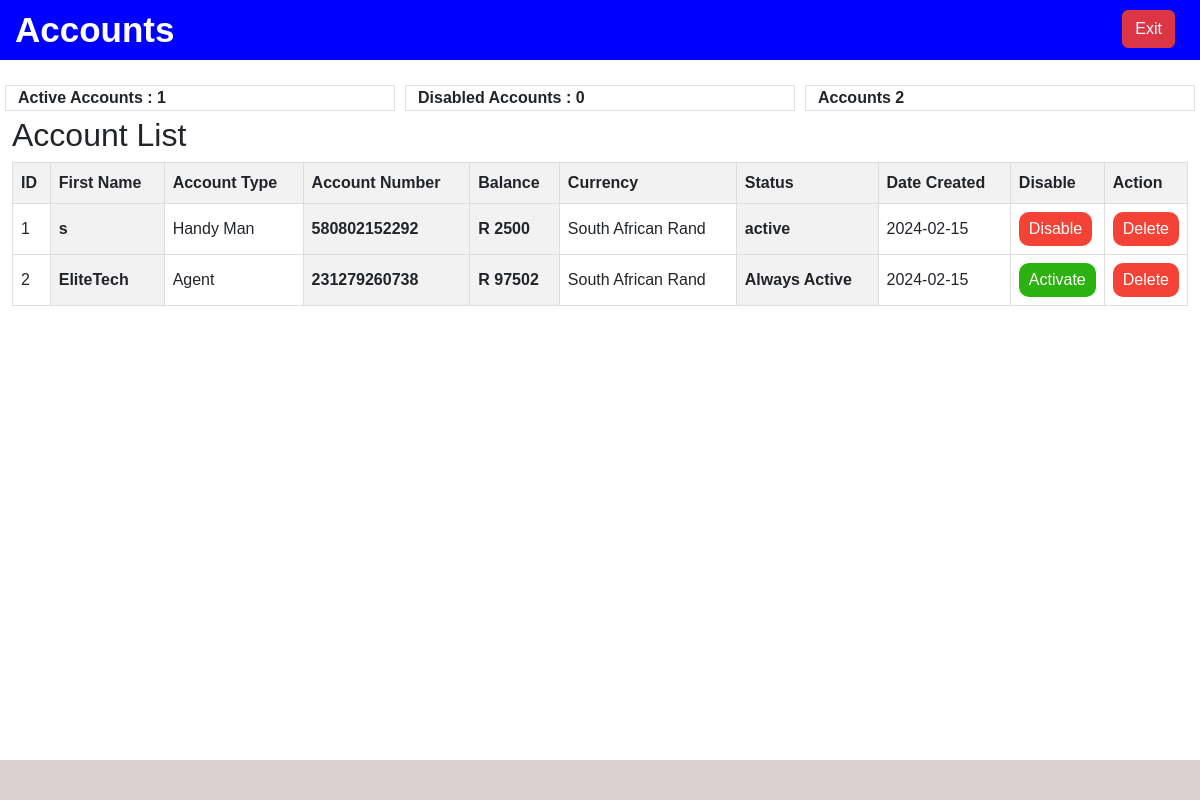
The app's page /root_accounts (signed in), older data.
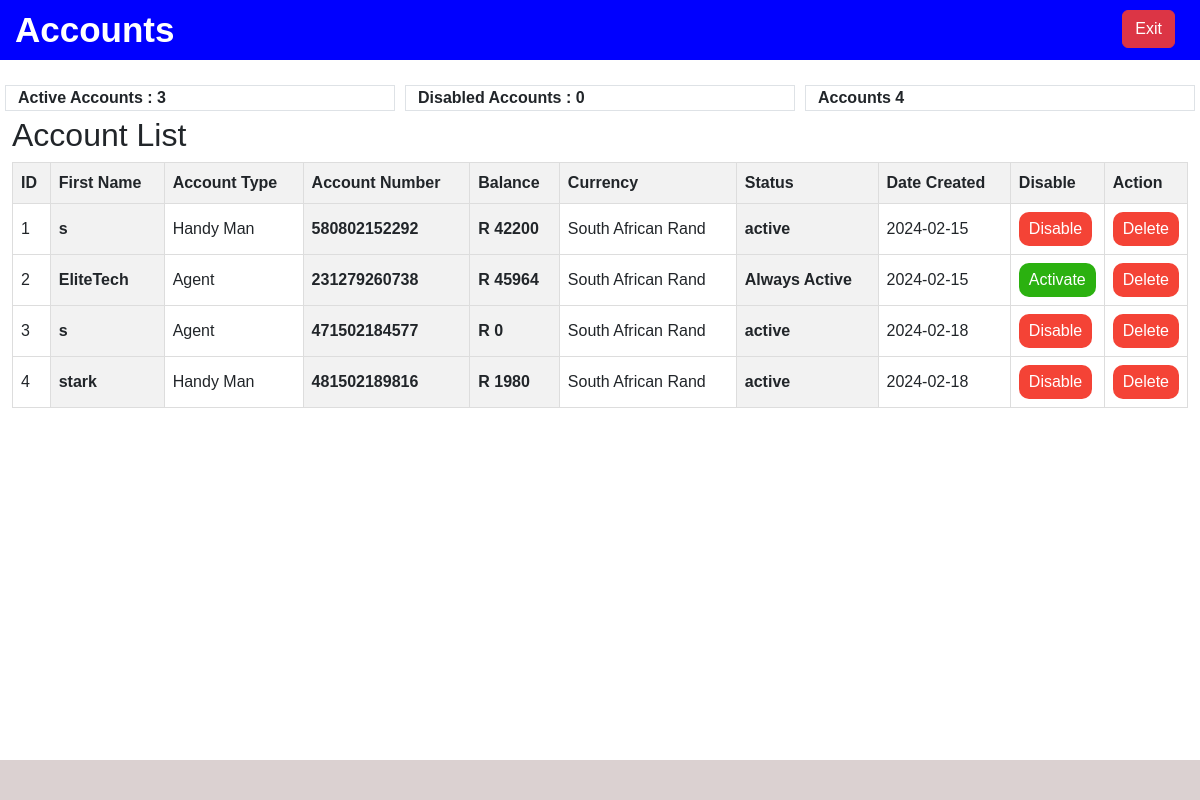
The same page, newer data.
### app_models/accounts.py (models this page shows, shortened)
class Accounts(db.Model):
    id = db.Column(db.Integer, primary_key=True)
    account_name = db.Column(db.String(50))
    account_type = db.Column(db.String(50))
    account_number = db.Column(db.Integer)
    currency = db.Column(db.String(100))
    currency_symbol = db.Column(db.String(5))
    previous_balance = db.Column(db.Integer)
    account_balance = db.Column(db.Integer)
    account_pin = db.Column(db.String(50))
    account_status = db.Column(db.String(50))
    creation_date = db.Column(db.Date)
    creation_time = db.Column(db.Time)
    user_id = db.Column(db.ForeignKey("user.id"), nullable=False)

### app.py (the view)
@app.route("/root_accounts", methods=['GET','POST'])
@login_required
def root_accounts():
    page_name = 'Accounts'
    if current_user.role != 'Agent' and current_user.user_name != 'EliteTechRoot':
        flash('Access Denied')
        return redirect('/')
    accounts = Accounts.query.all()
    active_accounts = (
        Accounts.query.filter(or_(
            Accounts.account_status == 'active',
        )).count()
    )
    disabled_accounts = (
        Accounts.query.filter(or_(
            Accounts.account_status == 'disabled',
        )).count()
    )
    account_count = Accounts.query.count()
    url = '/root_accounts'
    return render_template('admin/root_accounts.html',page_name=page_name,
                           accounts=accounts,
                           account_count=account_count,
                           active_accounts=active_accounts,
                           disabled_accounts=disabled_accounts,
                           url=url,
                           )

### app.py (called while the page is built)
@login_manager.user_loader
def load_user(user_id):
    return User.query.get(int(user_id))

### templates/admin/root_accounts.html (shortened to what this page needs)
{% extends 'layouts/root.html' %}
{% block content %}
<div class="row count">
    <div class="col border">Active Accounts : {{active_accounts}}</div>
    <div class="col border">Disabled Accounts : {{disabled_accounts}} </div>
    <div class="col border">Accounts {{account_count}} </div>
</div>
<h2>Account List</h2>
<table>
    <thead>
        <tr>
            <th>ID</th>
            <th>First Name</th>
            <th>Account Type</th>
            <th>Account Number</th>
            <th>Balance</th>
            <th>Currency</th>
            <th>Status</th>
            <th>Date Created</th>
            <th class="sm">Disable</th>
            <th class="sm">Action</th>
        </tr>
    </thead>
    <tbody>
        {% for account in accounts %}
        <tr>
            <td>{{ account.id }}</td>
            <th>{{ account.account_name }}</th>
            <td>{{ account.account_type }}</td>
            <th>{{ account.account_number }}</th>
            <th> {{account.currency_symbol}} {{ account.account_balance }}</th>
            <td>{{ account.currency }}</td>
            <th>{{ account.account_status}}</th>
            <td>{{ account.creation_date }}</td>
            <td>
                {% if account.account_status == 'active' %}
                <form method="post" action="{{url_for('disable_funds_account', account_id=account.id) }}">
                    <button type="submit" class="delete-button">Disable</button>
                </form>
                {% elif account.account_status != 'active' %}
                <form method="POST" action="{{url_for('activate_funds_account', account_id=account.id) }}">
                    <button type="submit" class="activate-button">Activate</button>
                </form>
                {% elif account.account_status == 'Always Active' %}
                <form method="POST" action="{{url_for('activate_funds_account', account_id=account.id) }}">
                    <input type="hidden" name="_method" value="UPDATE">
                    <button disabled type="submit" class="activate-button">Activate</button>
                </form>
                {% endif %}
            </td>
            <td>
                <form method="POST" action="{{ url_for('delete_account', account_id=account.id) }}">
                    <button type="submit" class="delete-button">Delete</button>
                </form>
            </td>
        </tr>
        {% endfor %}
    </tbody>
</table>
</div>
{% endblock %}

Row changes from the older to the newer data that the page shows:
changed Accounts id 1: account_balance "2500" → "42200"
changed Accounts "EliteTech": account_balance "97502" → "45964"
added Accounts: id "3", account_name "s", account_type "Agent", account_number "471502184577", currency_symbol "R", account_balance "0", currency "South African Rand", account_status "active", creation_date "2024-02-18"
added Accounts: id "4", account_name "stark", account_type "Handy Man", account_number "481502189816", currency_symbol "R", account_balance "1980", currency "South African Rand", account_status "active", creation_date "2024-02-18"
Text that changed along with them:
{{ active_accounts }}: "1" → "3"
{{ account_count }}: "2" → "4"
